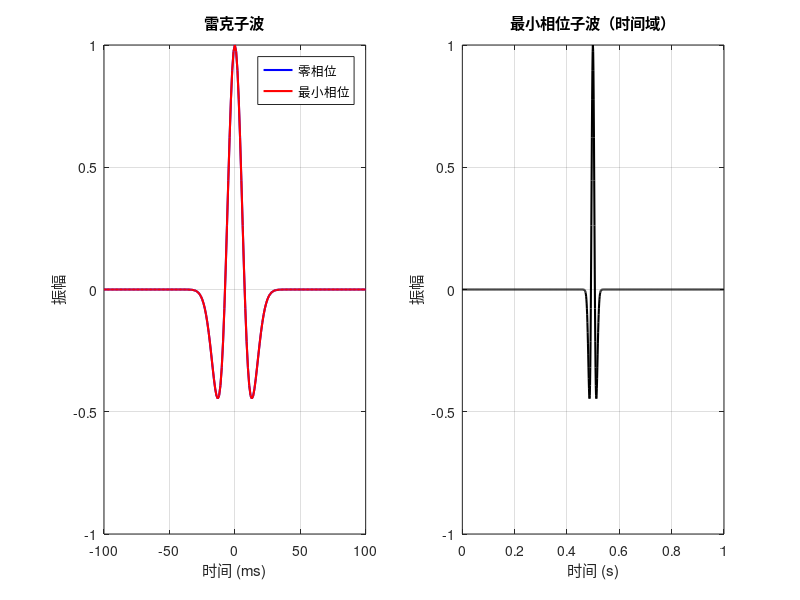
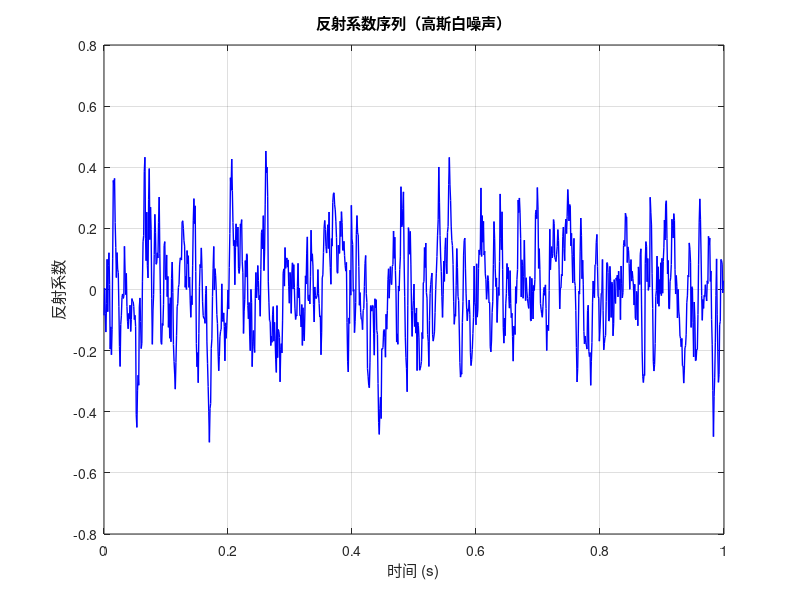

Reproduce these figures in MATLAB, in order. (Note: this script raises an error after producing the figures.)
clear;clc;
%% 合成地震信号 - 基于ALFMT的动态反褶积方法验证

%% 1. 参数设置
fs = 1000;               % 采样频率 500 Hz
dt = 1/fs;              % 采样间隔 0.002 s
T = 1;                  % 记录长度 1 秒
t = 0:dt:T-dt;          % 时间轴
nt = length(t);         % 时间点数

% 质量因子 Q
Q = 80;

% 主频
f0 = 30;                % 30 Hz

%% 2. 生成最小相位子波
% 方法：先生成零相位雷克子波，然后转换为最小相位
% 生成零相位雷克子波
wavelet_length = 0.2;   % 子波长度 200ms
nw = round(wavelet_length * fs);
tw = (-nw/2:nw/2) * dt;

% 雷克子波公式
ricker_zero = (1 - 2*(pi*f0*tw).^2) .* exp(-(pi*f0*tw).^2);

% 将零相位子波转换为最小相位
% 方法：计算子波的希尔伯特变换，取其实部
ricker_min = real(hilbert(ricker_zero));

% 归一化
ricker_min = ricker_min / max(abs(ricker_min));

% 调整子波位置，使其在时间轴中心
center_idx = floor(length(t)/2);
start_idx = center_idx - floor(length(ricker_min)/2);
end_idx = start_idx + length(ricker_min) - 1;

% 确保索引在范围内
if start_idx < 1
    start_idx = 1;
end
if end_idx > nt
    end_idx = nt;
end

% 创建完整子波向量
w = zeros(1, nt);
w(start_idx:end_idx) = ricker_min(1:(end_idx-start_idx+1));

% 绘制子波
figure('Position', [100, 100, 800, 400]);
subplot(1,2,1);
plot(tw*1000, ricker_zero, 'b-', 'LineWidth', 1.5);
hold on;
plot(tw*1000, ricker_min, 'r-', 'LineWidth', 1.5);
title('雷克子波');
xlabel('时间 (ms)'); ylabel('振幅');
legend('零相位', '最小相位');
grid on;

subplot(1,2,2);
plot(t, w, 'k-', 'LineWidth', 1.5);
title('最小相位子波（时间域）');
xlabel('时间 (s)'); ylabel('振幅');
grid on;

%% 3. 生成反射系数序列（高斯白噪声）
% 设置随机种子以确保可重复性
rng(42);

% 生成高斯白噪声
reflection_coef = randn(1, nt);

% 对反射系数进行平滑处理，模拟地层连续性
window_size = 5;
smooth_filter = ones(1, window_size)/window_size;
reflection_coef = conv(reflection_coef, smooth_filter, 'same');

% 归一化反射系数
reflection_coef = reflection_coef / max(abs(reflection_coef)) * 0.5;

% 绘制反射系数
figure('Position', [100, 100, 800, 300]);
plot(t, reflection_coef, 'b-', 'LineWidth', 1);
title('反射系数序列（高斯白噪声）');
xlabel('时间 (s)'); ylabel('反射系数');
grid on;

%% 4. 生成衰减函数（基于Q模型）
% 根据常Q衰减理论：A(f,τ) = exp(-πfτ/Q)
% 其中：f是频率，τ是旅行时

% 计算频率轴
nfft = 2^nextpow2(nt);
f = (0:nfft-1) * (fs/nfft);
f_pos = f(1:nfft/2+1);  % 正频率部分

%% 5. 生成非平稳地震信号
% 根据论文公式(21): s(f) = w(f) ∫ a_Q(τ,f) r(τ) exp(i2πfτ) dτ

% 计算子波频谱
W = fft(w, nfft);
W_pos = W(1:nfft/2+1);

% 初始化频谱
S_nonstationary = zeros(1, nfft);

% 基于 Futterman 模型的振幅衰减与相位畸变
for tau_idx = 1:nt
    tau = t(tau_idx);  % 旅行时
    
    amp_atten = exp(-pi * f_pos * tau / Q);
    phase_lag = 2*pi * f_pos * tau .* (1/pi/Q) .* log((f_pos + eps) / f0);
    Q_filter = amp_atten .* exp(-1i * phase_lag);
    
    % 计算并叠加该时间点的频谱贡献
    S_comp = W_pos .* Q_filter * reflection_coef(tau_idx);
    S_shifted = S_comp .* exp(-1i * 2 * pi * f_pos * tau);
    S_nonstationary(1:length(f_pos)) = S_nonstationary(1:length(f_pos)) + S_shifted;
end

% 设置负频率（共轭对称），确保与 xiugai.m 相同的谱对称性
if mod(nfft, 2) == 0
    S_nonstationary(nfft/2+2:end) = conj(S_nonstationary(nfft/2:-1:2));
else
    S_nonstationary((nfft+1)/2+1:end) = conj(S_nonstationary((nfft+1)/2:-1:2));
end

% 逆傅里叶变换得到时间域信号
s_nonstationary = real(ifft(S_nonstationary, nfft));
s_nonstationary = s_nonstationary(1:nt);  % 截取有效长度

% 归一化
s_nonstationary = s_nonstationary / max(abs(s_nonstationary));

%% 6. 作为对比，生成平稳地震信号（无衰减）
% 直接卷积：s(t) = w(t) * r(t)
s_stationary = conv(reflection_coef, w, 'same');
s_stationary = s_stationary / max(abs(s_stationary));
s=s_nonstationary;
%% ALFMT
k=4;%假设k=
f=linspace(0,100-100/1000,1000);
f_optloc=optloc(s,t);%计算局部频率
f_optloc=smooth(f_optloc,20)';%平滑局部频率，提升稳定性
ALFMT=zeros(length(t),length(f));
dt=t(2)-t(1);
df=f(2)-f(1);
sigma=zeros(length(t),length(f));
for tau_idx = 1:length(t)
    tau = t(tau_idx);
    f_loc_val = abs(f_optloc(tau_idx));  % 获取该时刻的局部频率并约束为正

    % 向量化计算sigma（针对所有频率点）
    sigma_inv_vec = (f_loc_val + abs(f_loc_val - f)) / k;  % 向量
    sigma(tau_idx,:) = 1 ./ sigma_inv_vec;  % 实际的sigma值

    % 预计算高斯窗和频率项
    for f_idx = 1:length(f)
        inv_sig = sigma_inv_vec(f_idx);
        % 限制积分窗口，减少计算量并避免接近零的sigma
        eff_width = 3.5 / (inv_sig + eps);
        t_start = tau - eff_width;
        t_end = tau + eff_width;
        idx_range = (t >= t_start) & (t <= t_end);
        if ~any(idx_range), continue; end

        t_sub = t(idx_range);
        s_sub = s(idx_range);

        % 高斯窗（向量化），保留归一化因子
        window = (inv_sig/sqrt(2*pi)) * exp(-(t_sub - tau).^2 .* (inv_sig^2)/2);

        % 完整被积函数
        integrand = s_sub .* window .* exp(-1i * 2 * pi * f(f_idx) * t_sub);

        % 使用trapz积分
        ALFMT(tau_idx, f_idx) = sum(integrand) * dt;
    end
end
% --- Dynamic Deconvolution inspired by xiugai.m ---
% 1) Magnitude of ALFMT
magnitude_ALFMT = abs(ALFMT);

% 2) 2D Gaussian smoothing on time-frequency plane
sigma_t = max(1, round(0.1 / dt));                % ~100 ms in samples
sigma_f = max(1, round(5 / (f(2) - f(1))));       % ~5 Hz in bins
try
    ALFMT_s_smooth = imgaussfilt(magnitude_ALFMT, [sigma_t, sigma_f]);
catch
    % Fallback to manual convolution if Image Processing Toolbox is missing
    h_gauss = fspecial_gauss([sigma_t * 2, sigma_f * 2], sigma_t / 2);
    ALFMT_s_smooth = conv2(magnitude_ALFMT, h_gauss, 'same');
end

% 3) Minimum-phase estimation via Hilbert transform along frequency axis
log_spec = log(ALFMT_s_smooth + eps);
analytic_spec = hilbert(log_spec.').';  % hilbert acts along columns, so transpose twice
phi = imag(analytic_spec);

% 4) Stabilized denominator with tunable mu
mu = 0.05;                                % Tunable pre-whitening factor
A_max = max(ALFMT_s_smooth(:));
Denominator = ALFMT_s_smooth + mu * A_max;

% 5) Construct V_ALFMT_r without hs/miu dependency
V_ALFMT_r = ALFMT ./ Denominator .* exp(-1i * phi);

% 6) Inverse ALFMT
r_reconstruct = de_V_ALFMT(V_ALFMT_r, t, f);
r_real = real(r_reconstruct);
s_recon = conv(r_real, ricker_min, 'same');

%% Helper for Gaussian kernel (fallback when Image Toolbox is unavailable)
function h = fspecial_gauss(hsize, sigma)
    siz = (hsize-1)/2;
    [x,y] = meshgrid(-siz(2):siz(2), -siz(1):siz(1));
    arg = -(x.*x + y.*y)/(2*sigma*sigma);
    h = exp(arg);
    h(h<eps*max(h(:))) = 0;
    sumh = sum(h(:));
    if sumh ~= 0, h = h/sumh; end
end
